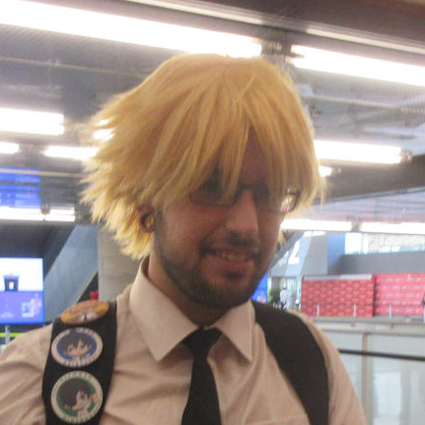
#> input picture HW2/ex4/denji.png, 425 x 425 px, found by its file name
$ jupyter execute --allow-errors ex234.ipynb
#> lines starting #> are read from the running program, lines starting #| are printed output that depends on the picture
[cell 1]
import io
import ipywidgets as widgets
import matplotlib.pyplot as plt
import PIL.Image
import numpy as np
import urllib
from skimage.transform import resize
from matplotlib.image import imread
import os
from IPython.display import display
from skimage import io as io_url
import cv2
import numpy as np
from PIL import Image

[cell 2]
# Create image widgets
image3_spatial = widgets.Image(format='png', width=500, height=500, description='Spatial')
image3_freq    = widgets.Image(format='png', width=500, height=500, description='Frequency')
sidebyside     = widgets.HBox([image3_spatial, image3_freq])

# Create slider/select widgets
slider_inner   = widgets.FloatSlider(value=0,      min=0, max=1,      step=0.01, description='Inner radius')
slider_outer   = widgets.FloatSlider(value=1.44/2, min=0, max=1.44/2, step=0.01, description='Outer radius')

buf            = io.BytesIO()

#> (the rest of this cell did not finish here and is left out)

[cell 3]
def read_img(img_path, img_size=(512, 512)):
    """
        + Đọc ảnh
        + Chuyển thành grayscale
        + Thay đổi kích thước ảnh thành img_size
    """
#> called with img_path = '/content/denji.png', img_size = (512, 512)
    img = cv2.imread(img_path, 0)
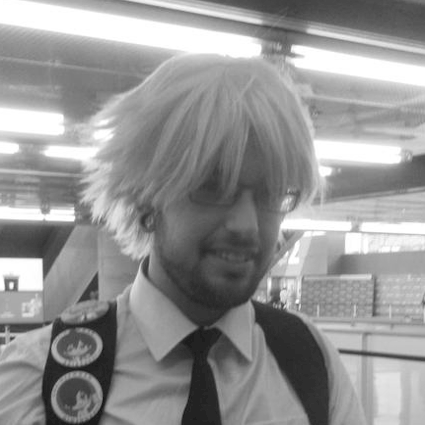
#> img: shape (425, 425); min 21, max 255, mean 148.4
    img = cv2.resize(img, img_size)
#> img: shape (512, 512)
#> call 2 of read_img, with img_path = '/content/doggy.png', img_size = (512, 512)
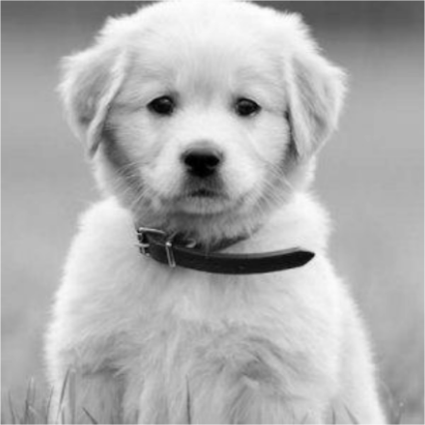
#> input picture HW2/ex4/doggy.png, 425 x 425 px, found by its file name
#> in read_img, img is the input picture: shape (425, 425); min 0, max 253, mean 175.6
    return img


def create_hybrid_img(img1, img2, r):
    """
    Create hydrid image
    Params:
        img1: numpy image 1
        img2: numpy image 2
        r: radius that defines the filled circle of frequency of image 1. Refer to the homework title to know more.
    """
#> called with r = 14
    img1_fft_shifted = np.fft.fftshift(np.fft.fft2(img1))
    img2_fft_shifted = np.fft.fftshift(np.fft.fft2(img2))

    mask1 = np.zeros_like(img1_fft_shifted)
    rows, cols = mask1.shape
#> rows = 512; cols = 512
    center_row, center_col = int(rows / 2), int(cols / 2)
#> center_row = 256; center_col = 256
    y, x = np.ogrid[-center_row:rows - center_row, -center_col:cols - center_col]
#> y = 512 values from -256 to 255
    mask1[x*x + y*y <= r*r] = 1

    mask2 = (1 - mask1)
    hybrid_fft_shifted = img1_fft_shifted * mask1 + img2_fft_shifted * mask2
    hybrid_fft = np.fft.ifftshift(hybrid_fft_shifted)

    return np.abs(np.fft.ifft2(hybrid_fft))
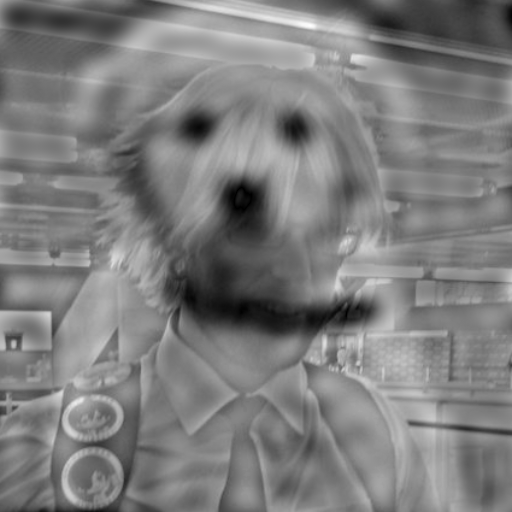
#> returned value: shape (512, 512) float64; min 0.0772, max 355.4, mean 175.5; drawn with min black and max white
